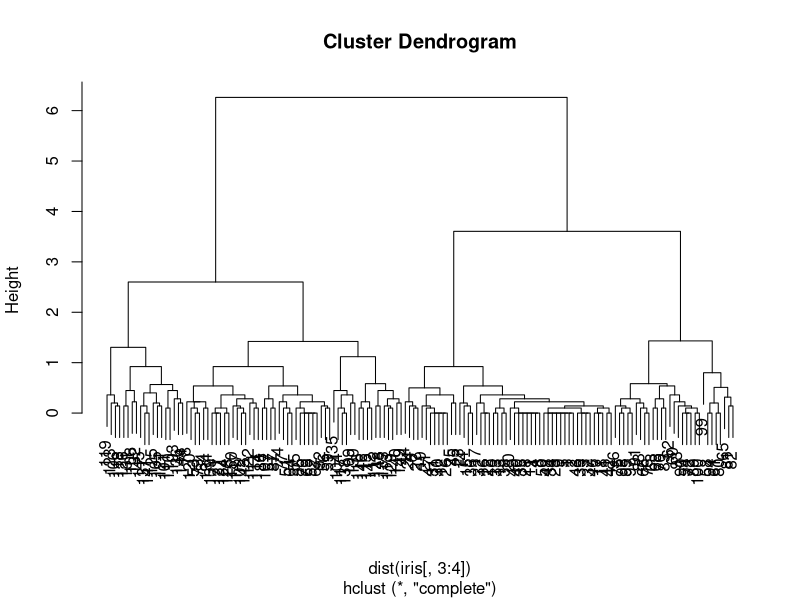

This figure's R source:
library(reshape2)

# A function to preprocess a timeseries row in order to introduce NAs instead of negative values
ts.preprocessing <- function(row) {
  num.row = as.numeric(row)
  num.row.NA = replace(num.row, num.row == -1, NA)
  if(length(num.row) - sum(is.na(num.row.NA)) >= 2) {
    num.row.interpolated = na.interpolation(num.row.NA)
  } else {
    # In the worst case, replace NA value with a non-NA value from the same time series
    num.row.interpolated = na.replace(num.row.NA, fill = num.row.NA[which(!is.na(num.row.NA))[[1]]])
  }
  end   <- as.POSIXct("2017-11-06 10:41:23", "%Y-%m-%d %H:%M:%S")
  start <- end - length(num.row) * 60 * 60 + 3600
  row.ts <- ts(num.row.interpolated, start = as.numeric(start), end = as.numeric(end), deltat = 3600)
  
  # Getting rid of time series with only zero values
  if(sum((row.ts < -1e-03) | (row.ts > 1e-03)) == 0) {
    row.ts <- NULL
  }
  
  return(list(row.ts))
}

# A function to preprocess the whole matrix of the data
ts.preprocessing.matrix.Instana <- function(data.raw) {
  lst = apply(data.raw, 1, ts.preprocessing)
  i <- 1
  lst.filtered <- list()
  while(i <= length(lst)) {
    if(!is.null(lst[[i]][[1]])) {
      lst.filtered <- c(lst.filtered, lst[[i]])
    }
    i <- i + 1
  }
  return(lst.filtered)
}

# A function to plot a list of time series on the same plot
plot.ts.list <- function(list.of.ts) {
  end   = as.POSIXct("2017-11-06 10:41:23", "%Y-%m-%d %H:%M:%S")
  start = end - length(list.of.ts[[1]]) * 60 * 60 + 3600
  df <- data.frame(x=rep(seq(as.numeric(start), as.numeric(end), 3600), length(list.of.ts)),
                   val=unlist(list.of.ts), 
                   variable=rep(paste0("category", 1:length(list.of.ts)), each=length(list.of.ts[[1]])))
  return(ggplot(data = df, aes(x=x, y=val)) + geom_line(aes(colour=variable)))
}

# A function to determine different characteristics of the single time series
compute.characteristics.for.single.ts <- function(time.series) {
  general.char <- summary(time.series)
  names(general.char) <- c("min", "1stQu", "median", "mean", "3rdQu", "max")
  char.df <- as.data.frame(as.array(general.char))
  names(char.df) <- c("var.name", "val")
  char.df$id <- rep(1, nrow(char.df))
  char.df <- dcast(data = char.df, formula = id~var.name, value.var = "val")
  char.df <- char.df[,names(char.df) != "id"]
  perc.zeros <- sum(time.series == 0) / length(time.series)
  char.df$zeros.perc <- perc.zeros
  ts.spectrum <- spectrum(time.series)
  period <- (1 / ts.spectrum$freq[which(ts.spectrum$spec == max(ts.spectrum$spec))]) / 3600
  char.df$period <- period
  return(char.df)
}

# A function to compute characteristics of all the available time series
compute.characteristics <- function(ts.list) {
  chars.list <- lapply(ts.list, compute.characteristics.for.single.ts)
  chars.df <- as.data.frame(do.call(rbind, chars.list))
  return(chars.df)
}

corellogram.limits <- function(acf.obj) {
  n <- acf.obj$n.used
  ret <- list()
  ret$lb <- - 1 / n - 2 / sqrt(n)
  ret$ub <- - 1 / n + 2 / sqrt(n)
  return(ret)
}
#hclust
clusters <- hclust(dist(iris[, 3:4]))
plot(clusters)